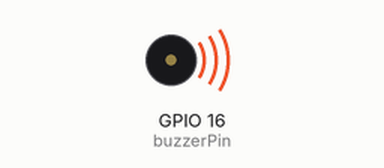
Simulated run of this sketch. Board: ESP32. Shown: buzzer (waves = sounding).

Above: at 0.35 s.
Timing chart, 0 to 7.4 s (numbered marks = the images above):
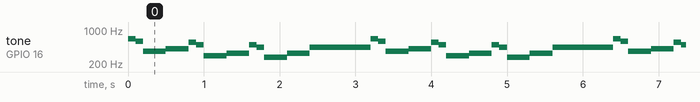

The sketch:

esp32_ledcWriteToneWithNote.ino
```cpp
const int buzzerPin = 16;
const int freq = 5000;
const int resolution = 8;

void setup() {
  ledcAttach(buzzerPin, freq, resolution);
}

void loop() {
    ledcWriteNote(buzzerPin, NOTE_E, 5);
    delay(100);
    ledcWriteNote(buzzerPin, NOTE_D, 5);
    delay(100);
    ledcWriteNote(buzzerPin, NOTE_Fs, 4);
    delay(300);
    ledcWriteNote(buzzerPin, NOTE_Gs, 4);
    delay(300);
    ledcWriteNote(buzzerPin, NOTE_Cs, 5);
    delay(100);
    ledcWriteNote(buzzerPin, NOTE_B, 4);
    delay(100);
    ledcWriteNote(buzzerPin, NOTE_D, 4);
    delay(300);
    ledcWriteNote(buzzerPin, NOTE_E, 4);
    delay(300);
    ledcWriteNote(buzzerPin, NOTE_B, 4);
    delay(100);
    ledcWriteNote(buzzerPin, NOTE_A, 4);
    delay(100);
    ledcWriteNote(buzzerPin, NOTE_Cs, 4);
    delay(300);
    ledcWriteNote(buzzerPin, NOTE_E, 4);
    delay(300);
    ledcWriteNote(buzzerPin, NOTE_A, 4);
    delay(800);
}
```

Measured:
- by itself, tone on GPIO 16 (buzzerPin): repeats every 3.2 s: 587 Hz 0.10 s, 370 Hz 0.30 s, 415 Hz 0.30 s, 554 Hz 0.10 s, 493 Hz 0.10 s, 293 Hz 0.30 s, 329 Hz 0.30 s, 493 Hz 0.10 s, 440 Hz 0.10 s, 277 Hz 0.30 s, 329 Hz 0.30 s, 440 Hz 0.80 s, 659 Hz 0.10 s
